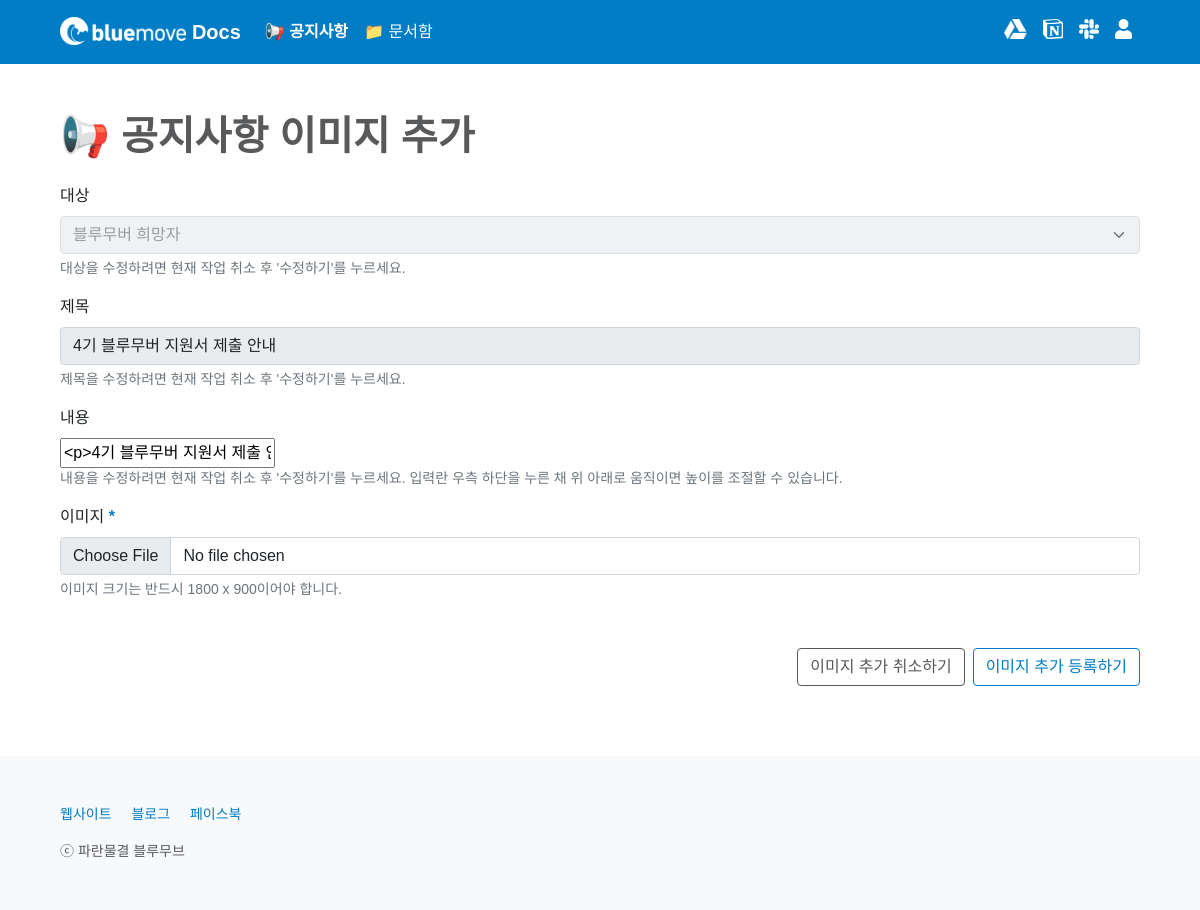
/notice/1/updateimage/ (signed in), run on an earlier commit of the app's database.
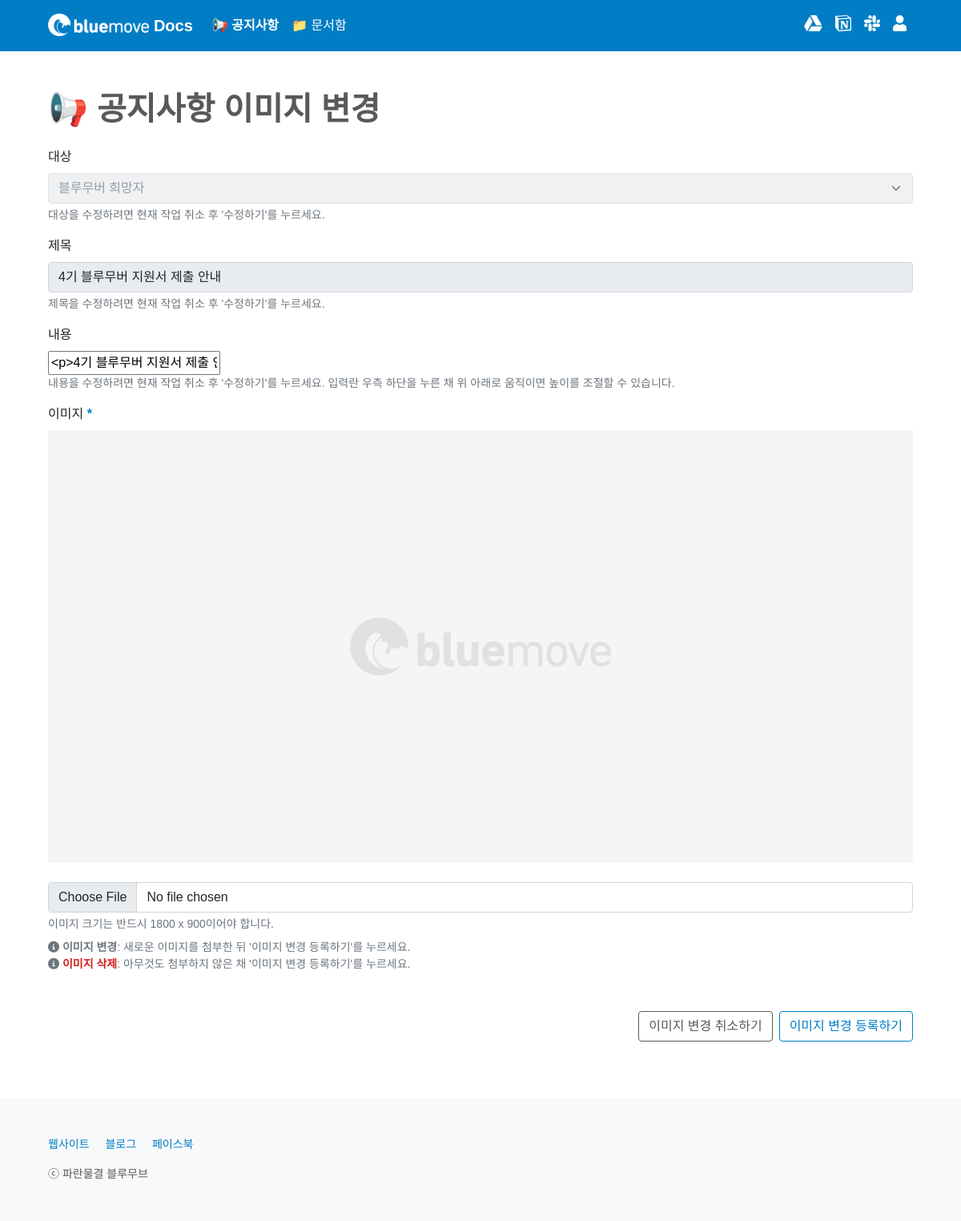
And on a later commit of the database.
### notice/models.py (models this page shows, shortened)
class Notice(models.Model):
    CATEGORY_CHOICES = {
        ('bluemover', '블루무버'),
        ('applicant', '블루무버 희망자'),
        ('posongvi', '뽀송비 학생')
    }
    title = models.CharField(max_length = 50)
    writer = models.ForeignKey(User, on_delete=models.CASCADE)
    category = models.CharField(max_length = 50, choices = CATEGORY_CHOICES)
    content = RichTextField()
    image = models.ImageField(upload_to='images/')
    created_at = models.DateField(auto_now_add = True)
    updated_at = models.DateField(auto_now = True)
    favorite_user_set = models.ManyToManyField(User, blank=True, related_name="favorite_user_set", through="Favorite")

### notice/views.py (the view)
# urls.py: path('<int:id>/updateimage/', updateimage, name='updateimage'),
@permission_required('auth.add_permission', raise_exception=True)
def updateimage(request, id):
    notice = get_object_or_404(Notice, pk=id)
    form = NoticeContentForm(instance=notice)
    if request.method == "POST":
        notice.image = request.FILES.get('image')
        notice.save(update_fields=['image', 'updated_at'])
        return redirect('notice:read', notice.id)
    return render(request, 'notice/updateimage.html', {'notice': notice, 'form': form})

### notice/forms.py (shortened to what this page needs)
class NoticeContentForm(forms.ModelForm):
    content = forms.CharField(widget = CKEditorWidget(), label='', required=True)
    class Meta:
        model = Notice
        fields = [
            'content'
        ]

### notice/templates/notice/updateimage.html (shortened to what this page needs)
{% extends 'base.html' %}
{% block content %}
{% include 'shared/_navbar4notice.html' %}
<main class="px-2 px-md-5">
    <div class="container-md mt-5 table-responsive">
        <h1 class="mb-4" style="font-weight: 600; color: #58595B;">
            {% if notice.image %}
            📢 공지사항 이미지 변경
            {% else %}
            📢 공지사항 이미지 추가
            {% endif %}
        </h1>
        <form action="{% url 'notice:updateimage' notice.id %}" method="POST" enctype="multipart/form-data" class="needs-validation" novalidate>
            <div class="form-group mb-3">
                <label for="category" class="form-label">대상</label>
                <select class="form-select" name="category" id="category" placeholder="대상을 선택하세요." aria-describedby="categoryHelp" disabled>
                    <option value="{{ notice.category }}" selected hidden>
                        {% if notice.category == 'applicant' %}
                        블루무버 희망자
                        {% endif %}
                    </option>
                </select>
                <div id="categoryHelp" class="form-text">대상을 수정하려면 현재 작업 취소 후 '수정하기'를 누르세요.</div>
            </div>
            <div class="form-group mb-3">
                <label for="title" class="form-label">제목</label>
                <input type="text" class="form-control" name="title" id="title" placeholder="제목을 입력하세요." aria-describedby="titleHelp" value="{{ notice.title }}" disabled>
                <div id="titleHelp" class="form-text">제목을 수정하려면 현재 작업 취소 후 '수정하기'를 누르세요.</div>
            </div>
            <div class="form-group mb-3">
                <label for="content" class="form-label">내용</label>
                <div id="editor">
                {{ form.as_table }}
                </div>
                <div id="contentHelp" class="form-text m-0">내용을 수정하려면 현재 작업 취소 후 '수정하기'를 누르세요. 입력란 우측 하단을 누른 채 위 아래로 움직이면 높이를 조절할 수 있습니다.</div>
            </div>
            <div class="form-group mb-5">
                <label for="image" class="form-label">이미지<span style="color: #007DC5; font-weight: 600;"> *</span></label>
                {% if notice.image %}
                <div class="mb-4 d-flex justify-content-center">
                    <img src="{{ notice.image.url }}" class="img-fluid text-center" alt="이미지를 불러올 수 없습니다.">
                </div>
                {% endif %}
                {% if notice.image %}
                <input type="file" class="form-control" name="image" id="image" aria-describedby="imageHelp" accept="image/*">
                <div id="imageHelp" class="form-text">
                    <p class="mb-2">이미지 크기는 반드시 1800 x 900이어야 합니다.</p>
                    <i class="fas fa-info-circle"></i><span style="font-weight: 600;"> 이미지 변경</span>: 새로운 이미지를 첨부한 뒤 '이미지 변경 등록하기'를 누르세요.<br>
                    <i class="fas fa-info-circle"></i><span style="color: rgb(210, 30, 30); font-weight: 600;"> 이미지 삭제</span>: 아무것도 첨부하지 않은 채 '이미지 변경 등록하기'를 누르세요.
                </div>
                {% else %}
                <input type="file" class="form-control" name="image" id="image" aria-describedby="imageHelp" accept="image/*" required>
                <div id="imageHelp" class="form-text">이미지 크기는 반드시 1800 x 900이어야 합니다.</div>
                {% endif %}
            </div>
            <div class="d-grid gap-2 d-sm-flex justify-content-sm-end">
                <a type="button" class="btn btn-outline-secondary" data-bs-toggle="modal" data-bs-target="#cancelModal">
                    {% if notice.image %}
                    이미지 변경 취소하기
                    {% else %}
                    이미지 추가 취소하기
                    {% endif %}
                </a>
                {% if notice.image %}
                <input type="submit" value="이미지 변경 등록하기" class="btn btn-outline-primary">
                {% else %}
                <input type="submit" value="이미지 추가 등록하기" class="btn btn-outline-primary">
                {% endif %}
            </div>
        </form>
    </div>
</main>
{% endblock %}

What changed in the data, as far as the page shows it:
changed Notice "블루무버 희망자": image: picture added
Also different on the page:
form field value: (not shown) → "이미지 변경 등록하기"
form field value: "이미지 추가 등록하기" → (not shown)
text no longer shown: "📢 공지사항 이미지 추가 이미지 추가 취소하기"
text now shown: "📢 공지사항 이미지 변경 이미지 변경 : 새로운 이미지를 첨부한 뒤 '이미지 변경 등록하기'를 누르세요. 이미지 삭제 : 아무것도 첨부하지 않은 채 '이미지 변경 등록하기'를 누르세요. 이미지 변경 취소하기"
